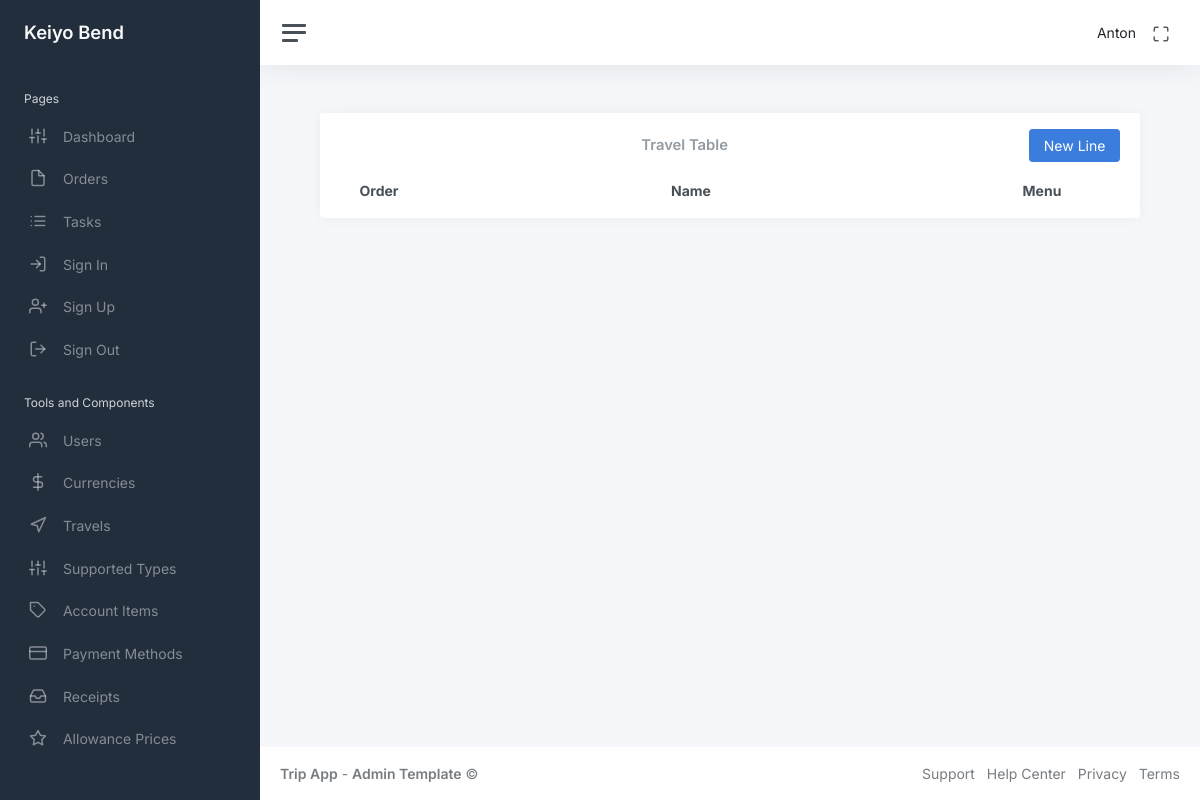
/admin_menu/travel_table (signed in), run on an earlier commit of the app's database.
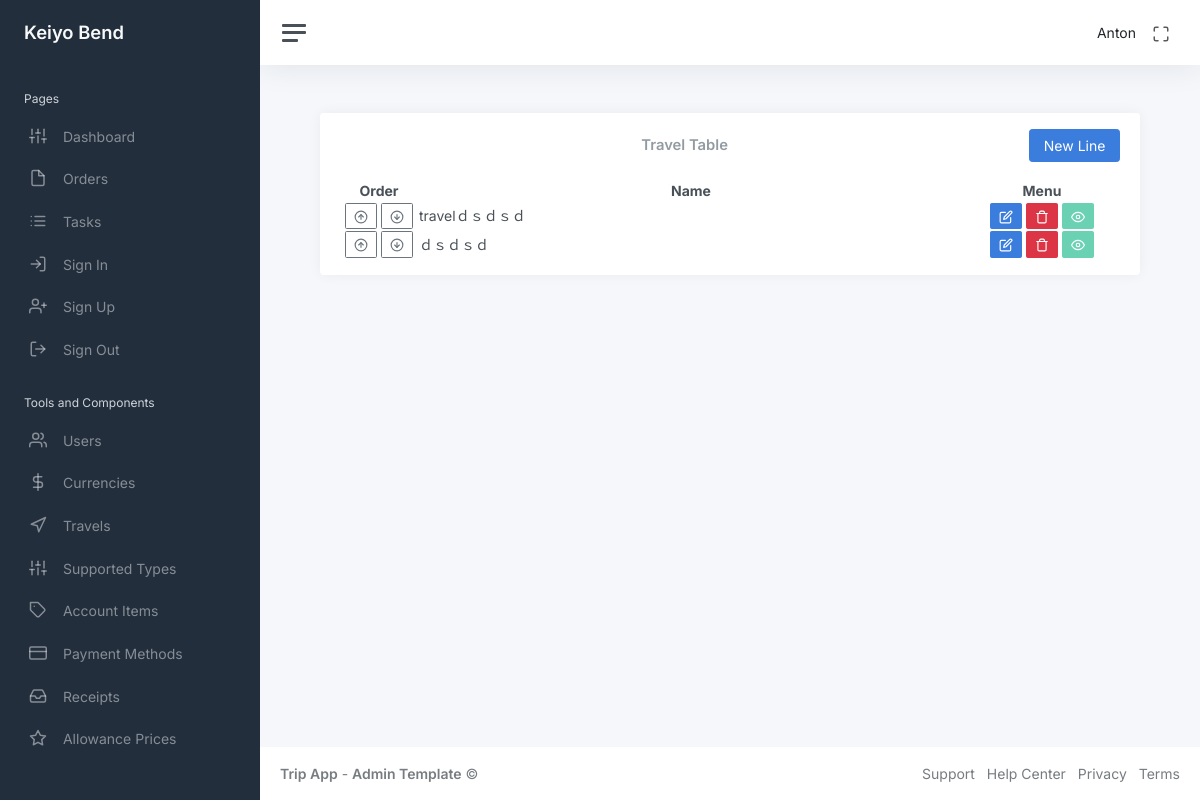
And on a later commit of the database.
### app/auth/models/user.py (models this page shows, shortened)
class User(UserMixin, db.Model):
    id: so.Mapped[int] = so.mapped_column(primary_key=True)
    name: so.Mapped[str] = so.mapped_column(sa.String(64), index=True, default=None)
    email: so.Mapped[str] = so.mapped_column(sa.String(120), index=True, unique=True)
    password_hash: so.Mapped[Optional[str]] = so.mapped_column(sa.String(256))
    admin: so.Mapped[bool] = so.mapped_column(sa.Boolean(), default=False)
    is_show: so.Mapped[bool] = so.mapped_column(sa.Boolean(), default=True)
    orders_rel = db.relationship("Order", back_populates="user", cascade="all, delete-orphan")

### app/admin/models/travel.py (models this page shows, shortened)
class Travel(db.Model):
    id: so.Mapped[int] = so.mapped_column(primary_key=True)
    travelName: so.Mapped[str] = so.mapped_column(sa.String(), nullable=False, default=None)
    is_show: so.Mapped[bool] = so.mapped_column(sa.Boolean(), default=True, index=True)
    order: so.Mapped[int] = so.mapped_column(sa.Integer(), nullable=False, index=True, default=1)
    orders = db.relationship("Order", back_populates="travels_id", cascade="all, delete-orphan")

### app/admin/routes/travels/travel_table.py (the view)
@bp.route("/admin_menu/travel_table")
@login_required
def travel_table():
    travels = db.session.scalars(sa.select(Travel).order_by(Travel.order)).all()
    return render_template("admin/travel_table.html", title="Travel Table", travels=travels)

### app/auth/models/user.py (called while the page is built)
@login.user_loader
def load_user(id):
    return db.session.get(User, int(id))

### app/admin/templates/admin/travel_table.html (shortened to what this page needs)
<!DOCTYPE html>
{% extends "main/base.html" %}
{% block content %}
<link rel="stylesheet" href="{{ url_for('admin.static', filename='css/travel_table_style.css') }}">
<div class="container-fluid p-0">
    <div class="row">
        <div class="col-md-12 ms-sm-auto col-lg-12 px-md-4">
            <div class="card flex-fill">
                <div class="card-header py-3">
                    <div class="d-flex justify-content-between align-items-center">
                        <h3 class="card-title mb-0">Travel Table</h3>
                        <button class="btn btn-primary btn-add" id="btn-add">New Line</button>
                    </div>
                </div>
                <div class="card-body py-0 mb-3">
                    <table class="display cell-border" style="width: 100%" id="travelTable">
                        <thead>
                            <tr style="text-align: center;">
                                <th class="col-order">Order</th>
                                <th class="col-name">Name</th>
                                <th class="col-menu">Menu</th>
                            </tr>
                        </thead>
                        <tbody>
                            {% for travel in travels %}
                            <tr data-id="{{ travel.id }}" data-order="{{ travel.order }}">
                                <td style="text-align:center">
                                    <button class="btn btn-sm btn-outline-secondary move-up"><i class="align-middle"
                                            data-feather="arrow-up-circle"></i></button>
                                    <button class="btn btn-sm btn-outline-secondary move-down"><i class="align-middle"
                                            data-feather="arrow-down-circle"></i></button>
                                </td>
                                <td class="view-mode travel-cell">{{ travel.travelName }}</td>
                                <td style="text-align:center">
                                    <button class="btn btn-primary btn-sm btn-edit"><i class="align-middle"
                                            data-feather="edit"></i></button>
                                    <button class="btn btn-danger btn-sm btn-delete"><i class="align-middle"
                                            data-feather="trash"></i></button>
                                    <button
                                        class="btn btn-sm btn-show-travel {{ 'btn-success' if travel.is_show else 'btn-danger' }}"
                                        disabled>
                                        {% if travel.is_show %}
                                        <i class="align-middle" data-feather="eye"></i>
                                        {% else %}
                                        <i class="align-middle" data-feather="eye-off"></i>
                                        {% endif %}
                                    </button>
                                </td>
                            </tr>
                            {% endfor %}
                        </tbody>
                    </table>
                </div>
            </div>
        </div>
    </div>
</div>
{% endblock %}

### app/main/templates/main/base.html (shortened to what this page needs)
<!DOCTYPE html>
<html lang="en" data-bs-theme="auto">
<head>
    <link href="https://cdn.jsdelivr.net/npm/bootstrap@5.3.3/dist/css/bootstrap.min.css" rel="stylesheet">
    <link rel="stylesheet" href="https://cdn.datatables.net/1.11.3/css/jquery.dataTables.min.css">
    <link href="../main/static/css/app.css" rel="stylesheet">
</head>
<body>
    <div class="wrapper">
        {% block sidebar %}
        {% include 'main/sidebar.html' %}
        {% endblock %}
        <div class="main">
            {% block navbar %}
            {% include 'main/navbar.html' %}
            {% endblock %}
            <main class="content">
                {% block content %}
                {% endblock %}
            </main>
            <footer class="footer">
                <div class="container-fluid">
                    <div class="row text-muted">
                        <div class="col-6 text-start">
                            <p class="mb-0">
                                <a class="text-muted" href="https://adminkit.io/" target="_blank"><strong>Trip
                                        App</strong></a> - <a class="text-muted" href="https://adminkit.io/"
                                    target="_blank"><strong>Admin
                                        Template</strong></a> &copy;
                            </p>
                        </div>
                        <div class="col-6 text-end">
                            <ul class="list-inline">
                                <li class="list-inline-item">
                                    <a class="text-muted" href="https://adminkit.io/" target="_blank">Support</a>
                                </li>
                                <li class="list-inline-item">
                                    <a class="text-muted" href="https://adminkit.io/" target="_blank">Help Center</a>
                                </li>
                                <li class="list-inline-item">
                                    <a class="text-muted" href="https://adminkit.io/" target="_blank">Privacy</a>
                                </li>
                                <li class="list-inline-item">
                                    <a class="text-muted" href="https://adminkit.io/" target="_blank">Terms</a>
                                </li>
                            </ul>
                        </div>
                    </div>
                </div>
            </footer>
        </div>
    </div>
</body>
</html>

### app/main/templates/main/sidebar.html
<!DOCTYPE html>
<nav id="sidebar" class="sidebar js-sidebar">
    <div class="sidebar-content js-simplebar">
        <a class="sidebar-brand" href="{{ url_for('main.index') }}">
            <span class="align-middle">Keiyo Bend</span>
        </a>
        <ul class="sidebar-nav">
            <li class="sidebar-header">
                Pages
            </li>
            <li class="sidebar-item">
                <a class="sidebar-link" href="{{ url_for('main.index') }}">
                    <i class="align-middle" data-feather="sliders"></i> <span class="align-middle">Dashboard</span>
                </a>
            </li>
            <li class="sidebar-item">
                <a class="sidebar-link" href="{{ url_for('main.create_order') }}">
                    <i class="align-middle" data-feather="file"></i> <span class="align-middle">Orders</span>
                </a>
            </li>
            <li class="sidebar-item">
                <a class="sidebar-link" href="{{ url_for('main.create_task') }}">
                    <i class="align-middle" data-feather="list"></i> <span class="align-middle">Tasks</span>
                </a>
            </li>
            <li class="sidebar-item">
                <a class="sidebar-link" href="{{ url_for('auth.login') }}">
                    <i class="align-middle" data-feather="log-in"></i> <span class="align-middle">Sign In</span>
                </a>
            </li>
            <li class="sidebar-item">
                <a class="sidebar-link" href="{{ url_for('auth.register') }}">
                    <i class="align-middle" data-feather="user-plus"></i> <span class="align-middle">Sign
                        Up</span>
                </a>
            </li>
            <li class="sidebar-item">
                <a class="sidebar-link" href="{{ url_for('auth.logout') }}">
                    <i class="align-middle" data-feather="log-out"></i> <span class="align-middle">Sign
                        Out</span>
                </a>
            </li>
            {% if current_user.admin == True %}
            <li class="sidebar-header">
                Tools and Components
            </li>
            <li class="sidebar-item">
                <a class="sidebar-link" href="{{ url_for('admin.admin_table') }}">
                    <i class="align-middle" data-feather="users"></i> <span class="align-middle">Users</span>
                </a>
            </li>
            <li class="sidebar-item">
                <a class="sidebar-link" href="{{ url_for('admin.currency_table') }}">
                    <i class="align-middle" data-feather="dollar-sign"></i> <span class="align-middle">Currencies</span>
                </a>
            </li>
            <li class="sidebar-item">
                <a class="sidebar-link" href="{{ url_for('admin.travel_table') }}">
                    <i class="align-middle" data-feather="navigation"></i> <span class="align-middle">Travels</span>
                </a>
            </li>
            <li class="sidebar-item">
                <a class="sidebar-link" href="{{ url_for('admin.supported_types_table')}}">
                    <i class="align-middle" data-feather="sliders"></i> <span class="align-middle">Supported
                        Types</span>
                </a>
            </li>
            <li class="sidebar-item">
                <a class="sidebar-link" href="{{ url_for('admin.account_items_table')}}">
                    <i class="align-middle" data-feather="tag"></i> <span class="align-middle">Account Items</span>
                </a>
            </li>
            <li class="sidebar-item">
                <a class="sidebar-link" href="{{ url_for('admin.payment_methods_table')}}">
                    <i class="align-middle" data-feather="credit-card"></i> <span class="align-middle">Payment
                        Methods</span>
                </a>
            </li>
            <li class="sidebar-item">
                <a class="sidebar-link" href="{{ url_for('admin.receipts_table')}}">
                    <i class="align-middle" data-feather="inbox"></i> <span class="align-middle">Receipts</span>
                </a>
            </li>
            <li class="sidebar-item">
                <a class="sidebar-link" href="{{ url_for('admin.allowance_prices_table')}}">
                    <i class="align-middle" data-feather="star"></i> <span class="align-middle">Allowance Prices</span>
                </a>
            </li>
            {% endif %}
        </ul>
    </div>
</nav>

### app/main/templates/main/navbar.html (shortened to what this page needs)
<!DOCTYPE html>
<nav class="navbar navbar-expand navbar-light navbar-bg">
    <a class="sidebar-toggle js-sidebar-toggle">
        <i class="hamburger align-self-center"></i>
    </a>
    <div class="navbar-collapse collapse">
        <ul class="navbar-nav navbar-align">
            <li class="nav-item dropdown">
                <a class="nav-link d-none d-sm-inline-block">
                    <span class="text-dark">{{ current_user.name }}</span>
                </a>
            </li>
            <li class="nav-item">
                <a id="fullscreenButton" class="nav-link d-none d-sm-inline-block">
                    <i class="align-middle" data-feather="maximize"></i>
                </a>
            </li>
        </ul>
    </div>
</nav>

### app/admin/static/css/travel_table_style.css (style rules this page uses)
.col-order { width: 10%; }
.col-name { width: 70%; }
.col-menu { width: 20%; }

What changed in the data, as far as the page shows it:
added Travel: travelName "travelｄｓｄｓｄ", is_show True (drawn)
added Travel: travelName "ｄｓｄｓｄ", is_show True (drawn)
